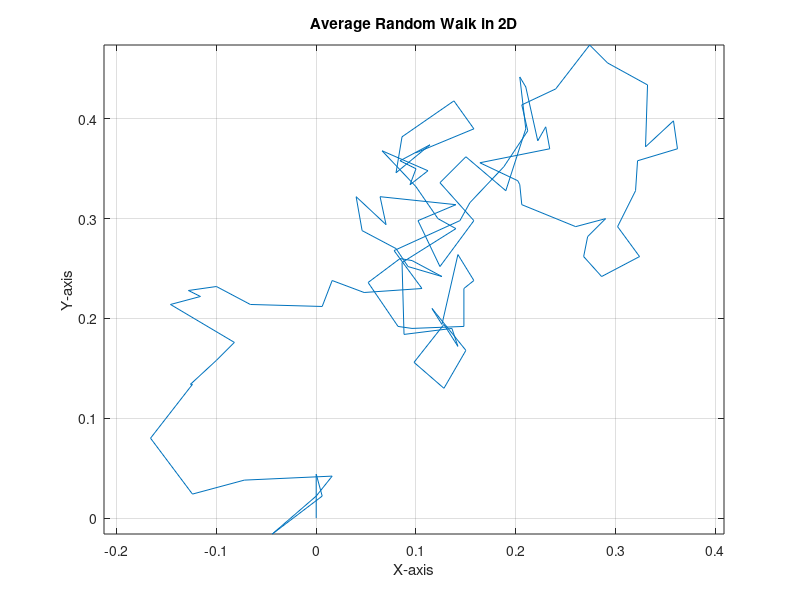

Write the MATLAB code that produced this figure.
clear
clc
clf
%% 
%start timer to measure computation time
tic;

%% 
% Parameters
number_Steps = 100; % Number of steps in each random walk
number_Walks = 1000; % Number of random walks

% Initialize matrix to store all random walks
allWalks = zeros(number_Walks, number_Steps+1, 2); % +1 to include the starting position

% Perform random walks
for walk = 1:number_Walks
    % Include starting position and initialize the current walk 
    currentWalk = zeros(number_Steps+1, 2);
   
    % Perform the random walk
    for step = 2:number_Steps+1
        % Generate a random step (-1 or +1) in x and y directions using a coin toss
        coin = randi(2,1,2)-1;
        new_step = 2 * coin - 1;
       
        % Update the position
        currentWalk(step, :) = currentWalk(step-1, :) + new_step;
    end
   
    % Store the current walk in the matrix
    allWalks(walk, :, :) = currentWalk;
end

% Calculate the average of all random walks
averageWalk = squeeze(mean(allWalks, 1)); %extract 2D from the 3D array using squeeze

% Plot the average walk
plot(averageWalk(:, 1), averageWalk(:, 2));
title('Average Random Walk in 2D');
xlabel('X-axis');
ylabel('Y-axis');
grid on;
axis equal;

%% 

%stop timer and display computation time
computationTime = toc;
disp(['Computation time: ' num2str(computationTime) ' seconds']);